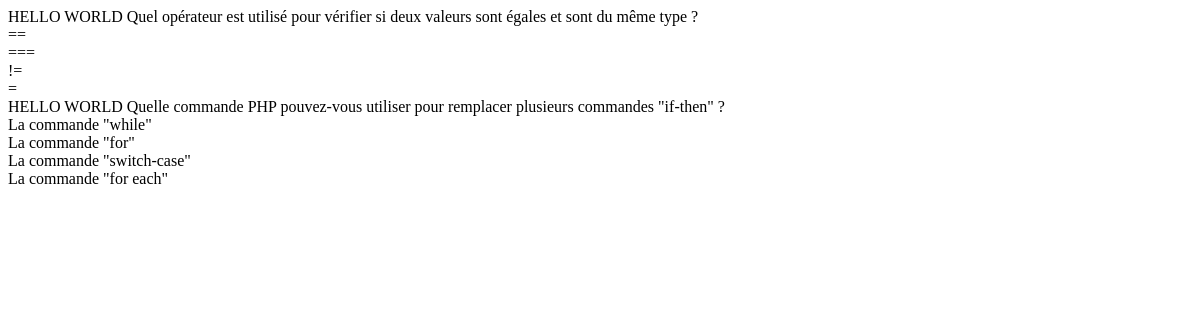
The app's page /test.php, older data.
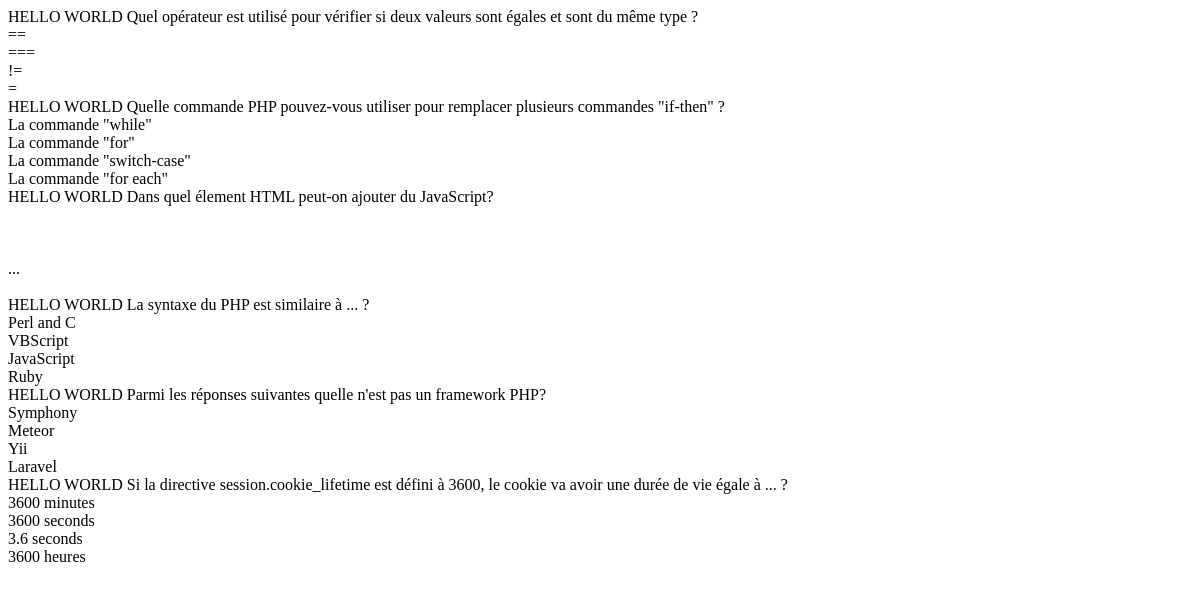
The same page, newer data.
### tables this page shows
CREATE TABLE `questions` (
  `id` int(11) NOT NULL,
  `theme` text NOT NULL,
  `question` text NOT NULL,
  `true_answer` text NOT NULL,
  `a1` text NOT NULL,
  `a2` text NOT NULL,
  `a3` text NOT NULL,
  `a4` text NOT NULL
);

### test.php (the view, shortened to what this page needs)
<!DOCTYPE html>
<html lang="en">
<head>
</head>
<body>
    <?php
        require_once('./traitements/connexionToDB.php');
        $request = $db->query("   SELECT *
                                  FROM questions");
        $questions = $request->fetchAll();
        foreach ($questions as $question) {
            echo"
            HELLO WORLD
            {$question['question']}<br>
            {$question['a1']}<br>
            {$question['a2']}<br>
            {$question['a3']}<br>
            {$question['a4']}<br>
            ";
        };
        ?>
</body>
</html>

Row changes from the older to the newer data that the page shows:
added questions: question "Dans quel élement HTML peut-on ajouter du JavaScript?"
added questions: a3 "..."
added questions: question "La syntaxe du PHP est similaire à ... ?", a1 "Perl and C", a2 "VBScript", a3 "JavaScript", a4 "Ruby"
added questions: question "Parmi les réponses suivantes quelle n'est pas un framework PHP?", a1 "Symphony", a2 "Meteor", a3 "Yii", a4 "Laravel"
added questions: question "Si la directive session.cookie_lifetime est défini à 3600, le cookie va avoir une durée de vie égale à ... ?", a1 "3600 minutes", a2 "3600 seconds", a3 "3.6 seconds", a4 "3600 heures"
